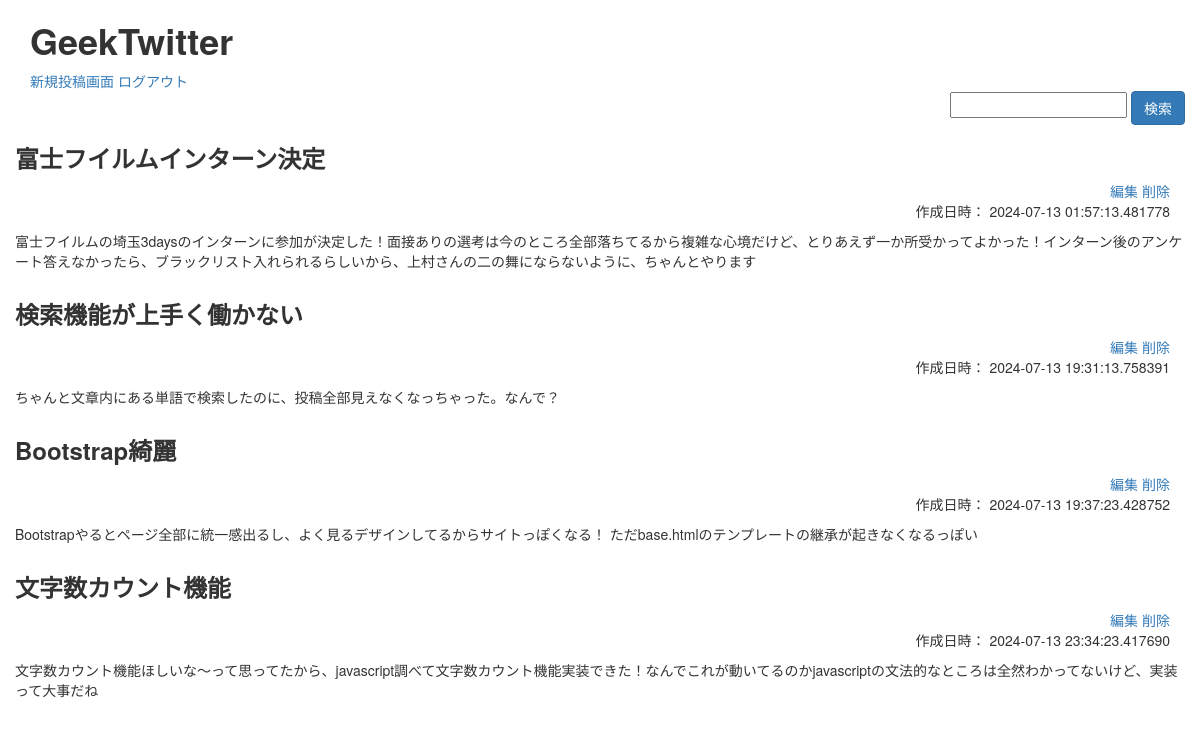
Before: /index (signed in) with the older database file.
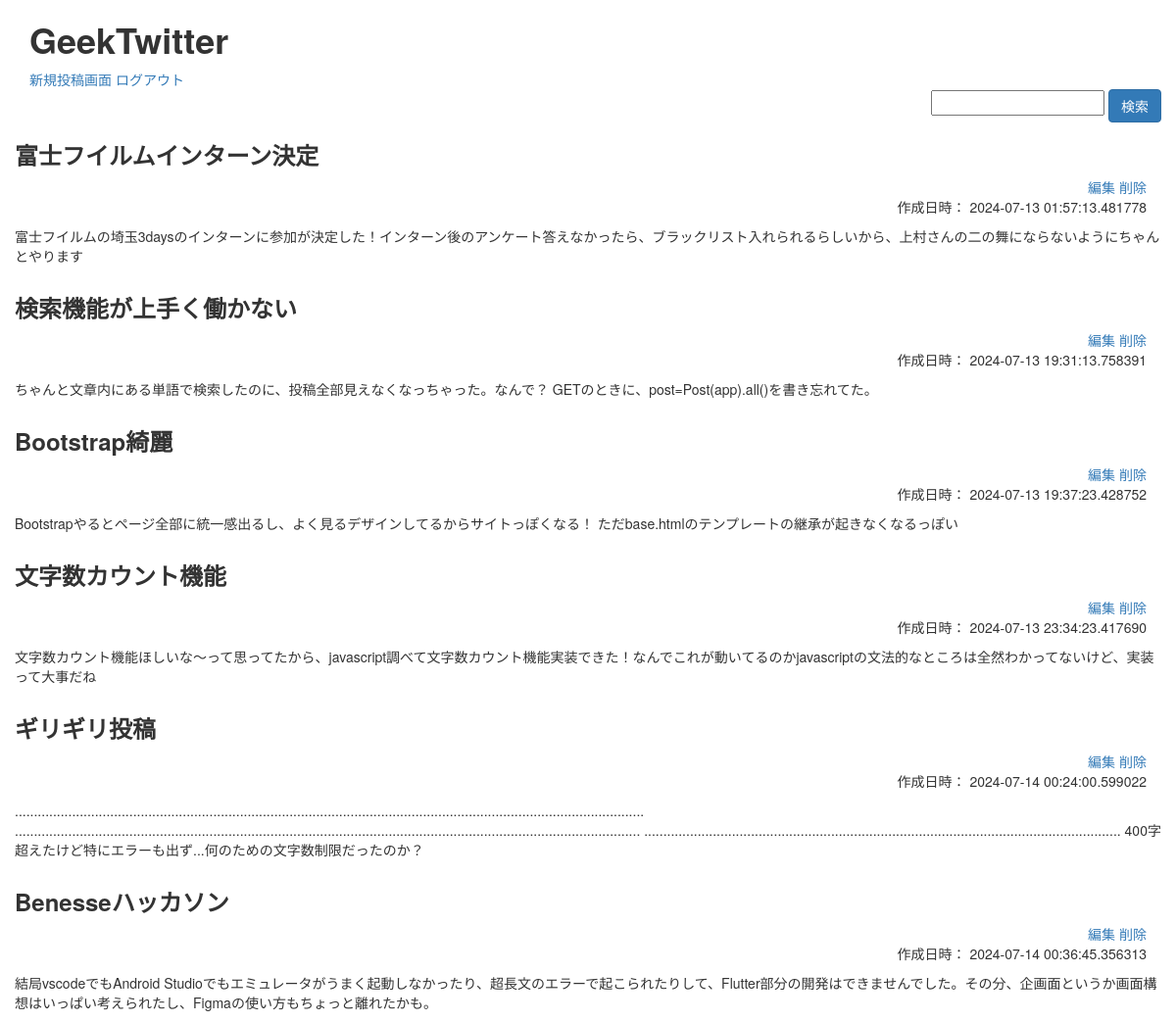
After: the same page with the newer database file.
### app.py (models this page shows)
class Post(db.Model):
    id = db.Column(
        db.Integer, primary_key=True
    )  # primary_key : それぞれの投稿を判断する主Key
    title = db.Column(db.String(50), nullable=False)
    body = db.Column(db.String(400), nullable=False)
    created_at = db.Column(
        db.DateTime, nullable=False, default=datetime.now(pytz.timezone("Asia/Tokyo"))
    )

### app.py (the view)
@app.route("/index", methods=["GET", "POST"])
@login_required
def index():
    if request.method == "POST":
        text_input = request.form.get("search")
        print(f"text_input : {text_input}")
        if (text_input is None) or len(text_input) == 0:
            posts = Post.query.all()
        else:
            posts = (
                db.session.query(Post)
                .filter(
                    or_(
                        Post.body.contains(text_input),
                        Post.title.contains(text_input),
                    )
                )
                .all()
            )
        return render_template("index.html", posts=posts)
    else:
        posts = Post.query.all()
        return render_template("index.html", posts=posts)

### app.py (called while the page is built)
@login_manager.user_loader
def load_user(user_id):
    return User.query.get(int(user_id))

### templates/index.html (shortened to what this page needs)
{% extends "bootstrap/base.html" %}
{% block content %}
<div class="container">
    <h1><b>GeekTwitter</b></h1>
    <a href="/create" role="button">新規投稿画面</a>
    <a href="/logout" role="button">ログアウト</a>
    <div class="container text-right">
        <form method="POST">
            <input type="text" name="search" class="form-label">
            <input type="submit" value="検索" class="btn btn-primary">
        </form>
    </div>
    {% for post in posts %}
    <article class="row">
        <h3 class="containre text-left"><b>{{post.title}}</b></h3>
        <div class="container text-right">
            <a href="/{{post.id}}/update" role = "button">編集</a>
            <a href="/{{post.id}}/delete" role = "button">削除</a>
        </div>
        <p class="container text-right">作成日時： {{post.created_at}}</p>
        <p class="container-left">{{post.body}}</p>
    </article>
{% endfor %}
</div>
{% endblock %}

Changed rows visible on the page:
changed Post "富士フイルムインターン決定": body "富士フイルムの埼玉3daysのインターンに参加が決定した！面接ありの選考は今のところ全部落ちてるから複雑な心境だけど、とりあえず一か所受かってよかった！インターン後のアンケート答えなかったら、ブラックリスト入れられるらしいから、上村さんの二の舞にならないように、ちゃんとやります" → "富士フイルムの埼玉3daysのインターンに参加が決定した！インターン後のアンケート答えなかったら、ブラックリスト入れられるらしいから、上村さんの二の舞にならないようにちゃんとやります"
changed Post "検索機能が上手く働かない": body "ちゃんと文章内にある単語で検索したのに、投稿全部見えなくなっちゃった。なんで？" → "ちゃんと文章内にある単語で検索したのに、投稿全部見えなくなっちゃった。なんで？ GETのときに、post=Post(app).all()を書き忘れてた。"
added Post: title "ギリギリ投稿", created_at "2024-07-14 00:24:00.599022", body "..................................................................................................................................................................... .................................................................................................................................................................... ............................................................................................................................. 400字超えたけど特にエラーも出ず...何のための文字数制限だったのか？"
added Post: title "Benesseハッカソン", created_at "2024-07-14 00:36:45.356313", body "結局vscodeでもAndroid Studioでもエミュレータがうまく起動しなかったり、超長文のエラーで起こられたりして、Flutter部分の開発はできませんでした。その分、企画面というか画面構想はいっぱい考えられたし、Figmaの使い方もちょっと離れたかも。"
